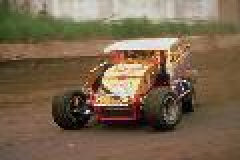
#> input picture DB2C/obj_car/273022.jpg, 120 x 80 px (shown 2 times larger); its folder holds only this picture in this run
$ jupyter execute --allow-errors second_classification.ipynb   (older library calls are emulated)
#> lines starting #> are read from the running program, lines starting #| are printed output that depends on the picture; after the words box and inside, x2 and y2 are one past the last pixel; in counts of white or black regions, pixels touching at a corner belong together
[cell 1]
from matplotlib import pyplot as plt
from matplotlib.pyplot import imread
import os
import numpy as np
from skimage.color import rgb2hsv
import math
from skimage import feature, io

[cell 2]
def rgb2gray(rgb):
    r, g, b = rgb[:,:,0], rgb[:,:,1], rgb[:,:,2]
    gray = 0.2989 * r + 0.5870 * g + 0.1140 * b
    return gray

def textureFeatures(img):
    img=np.array(rgb2gray(img), int)
    glcm=feature.greycomatrix(img,distances=[0,1], angles=[0, np.pi/4, np.pi/2, 3*np.pi/4],levels=255 , symmetric=True, normed=True)
    texture_features=np.concatenate((feature.greycoprops(glcm, 'contrast'),feature.greycoprops(glcm, 'correlation'),feature.greycoprops(glcm, 'energy'),feature.greycoprops(glcm, 'homogeneity')))
    texture_features=texture_features/np.sum(texture_features)
    return texture_features

# a=imread("DataToPredict/535099.jpg")
# print(textureFeatures(a).flatten())
# help(feature.greycoprops)

[cell 3]
def hsvHistogramFeatures(img):
    [rows,cols,numOfBands]=img.shape

    numberOfLevelsForH = 8; # 8 niveau pour h
    numberOfLevelsForS = 2; # 2 niveau pour s
    numberOfLevelsForV = 2; # 2 niveau pour v

    img=rgb2hsv(img)
    h=img[:,:,0]
    s=img[:,:,1]
    v=img[:,:,2]
    maxValueForH=h.max()
    maxValueForS=s.max()
    maxValueForV=v.max()
    hsvColor_Histogram=np.zeros((8,2,2))

    quantizedValueForH= np.ceil((numberOfLevelsForH * h)/maxValueForH);
    quantizedValueForS= np.ceil((numberOfLevelsForS * s)/maxValueForS);
    quantizedValueForV= np.ceil((numberOfLevelsForV * v)/maxValueForV);
    index=np.zeros((rows*cols,3))
    index[:,0]=quantizedValueForH.T.reshape(1,-1)
    index[:,1]=quantizedValueForS.T.reshape(1,-1)
    index[:,2]=quantizedValueForV.T.reshape(1,-1)

    for row in range(0,index.shape[0]):
        if(index[row][0]==0 or index[row][1]==0 or index[row][2]==0):
            continue
        hsvColor_Histogram[int(index[row][0])-1][int(index[row][1])-1][int(index[row][2])-1]=hsvColor_Histogram[int(index[row][0])-1][int(index[row][1])-1][int(index[row][2])-1]+1

    hsvColor_Histogram=hsvColor_Histogram.T
    hsvColor_Histogram=hsvColor_Histogram/np.sum(hsvColor_Histogram)
    return hsvColor_Histogram

# a=imread('DataToPredict/535099.jpg')
# print(hsvHistogramFeatures(a).flatten())
# print(list(hsvHistogramFeatures(a).reshape(1,-1)))

[cell 4]
def color_Moments(img):
    img=rgb2hsv(img)

    R=img[:,:,0]
    G=img[:,:,1]
    B=img[:,:,2]

    colorFeatures=[np.mean(R[:]),np.std(R[:]),np.mean(G[:]),np.std(G[:]),np.mean(B[:]),np.std(B[:])]
    colorFeatures=colorFeatures/np.mean(colorFeatures)
    return colorFeatures

#a=imread("DataToPredict/535099.jpg")
#color_Moments(a)

[cell 5]
def getFeatures(img,fsize):
    features=np.zeros((fsize-1,1))
    features=color_Moments(img)
    features=np.concatenate((features,hsvHistogramFeatures(img).flatten()))#,textureFeatures(img).flatten()
    return features

# img=imread('DataToPredict/535099.jpg')
# print(getFeatures(img,50).shape)

[cell 6]
def createFeatures(fold):
#> called with fold = 'DB2C'
    features=np.zeros((490,38))
    etat=[]
    list=os.listdir(fold)
    k=0
    for i in range(0,len(list)):
        if(os.path.isdir(fold+"/"+list[i])):
            sub=os.listdir(fold+"/"+list[i])
            for j in range(0,len(sub)):
                etat.append(list[i])
                IDB=imread(fold+"/"+list[i]+"/"+sub[j])
#> IDB is the input picture: shape (80, 120, 3); mean R, G, B 121, 101, 77.7
                features[k][:]=getFeatures(IDB,38)
#> in color_Moments, `img=rgb2hsv(img)`: img: shape (80, 120, 3) float64; mean of channels 0, 1, 2 0.119, 0.407, 0.478
#> in color_Moments, `R=img[:,:,0]`:
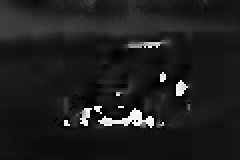
#> R: shape (80, 120) float64 (shown 2 times larger); min 0, max 0.997, mean 0.119
#> in color_Moments, `G=img[:,:,1]`:
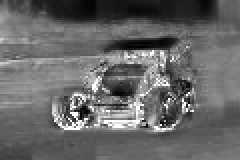
#> G: shape (80, 120) float64 (shown 2 times larger); min 0, max 1, mean 0.407
#> in color_Moments, `B=img[:,:,2]`:
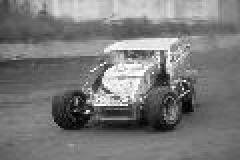
#> B: shape (80, 120) float64 (shown 2 times larger); min 0, max 1, mean 0.478
#> in color_Moments, `colorFeatures=[np.mean(R[:]),np.std(R[:]),np.mean(G[:]),np.std(G[:]),n..`: colorFeatures = [0.119, 0.138, 0.407, 0.177, 0.478, 0.185]
#> in color_Moments, `colorFeatures=colorFeatures/np.mean(colorFeatures)`: colorFeatures = [0.476, 0.549, 1.62, 0.705, 1.91, 0.738]
#> in hsvHistogramFeatures, `maxValueForH=h.max()`: maxValueForH = 0.997
#> in hsvHistogramFeatures, `maxValueForS=s.max()`: maxValueForS = 1
#> in hsvHistogramFeatures, `quantizedValueForH= np.ceil((numberOfLevelsForH * h)/maxValueForH);`:
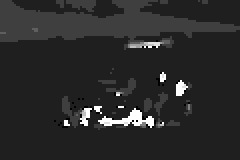
#> quantizedValueForH: shape (80, 120) float64 (shown 2 times larger); min 0, max 8, mean 1.35; drawn with min black and max white
#> in hsvHistogramFeatures, `quantizedValueForS= np.ceil((numberOfLevelsForS * s)/maxValueForS);`:
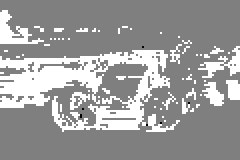
#> quantizedValueForS: shape (80, 120) float64 (shown 2 times larger); min 0, max 2, mean 1.24; drawn with min black and max white
#> in hsvHistogramFeatures, `quantizedValueForV= np.ceil((numberOfLevelsForV * v)/maxValueForV);`:
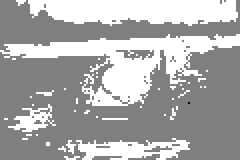
#> quantizedValueForV: shape (80, 120) float64 (shown 2 times larger); min 0, max 2, mean 1.34; drawn with min black and max white
#> in getFeatures, `features=np.concatenate((features,hsvHistogramFeatures(img).flatten())..`: features = 38 values, max 1.91 at index 4, min 0 at index 18, mean 0.184
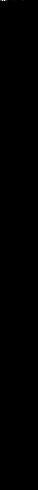
#> features: shape (490, 38) float64; min 0, max 1.91, mean 0.000376; drawn with min black and max white
                k=k+1
#> pass 2 of the loop in createFeatures, `for i in range(0,len(list)):`:
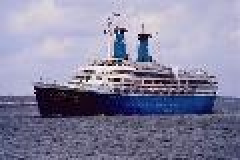
#> input picture DB2C/obj_ship/535001.jpg, 120 x 80 px (shown 2 times larger)
#> in createFeatures, IDB is the input picture: shape (80, 120, 3); mean R, G, B 134.5, 132.8, 159.2
#> img: shape (80, 120, 3) float64; mean of channels 0, 1, 2 0.692, 0.239, 0.626
#> maxValueForH = 0.99
#> in hsvHistogramFeatures (call 2), `quantizedValueForS= np.ceil((numberOfLevelsForS * s)/maxValueForS);`:
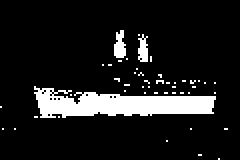
#> quantizedValueForS: shape (80, 120) float64 (shown 2 times larger); values 1 (black) and 2 (white), 11.2% white; 47 white regions (44 under 20 px), largest, box (x1, y1, x2, y2) and area: (17, 43, 108, 59) 884, (57, 15, 63, 29) 61, (69, 17, 74, 31) 51
#> quantizedValueForV: shape (80, 120) float64; values 1 (black) and 2 (white), 64.2% white; 57 black regions (53 under 20 px), largest, box (x1, y1, x2, y2) and area: (0, 34, 120, 80) 3151, (67, 17, 76, 32) 70, (56, 13, 64, 30) 67, (49, 30, 63, 33) 25
#> in createFeatures, `features[k][:]=getFeatures(IDB,38)`:
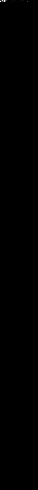
#> features: shape (490, 38) float64; min 0, max 1.99, mean 0.000752; drawn with min black and max white
    return etat,features

e,f=createFeatures('DB2C')
#> e = ['obj_car', 'obj_ship']
